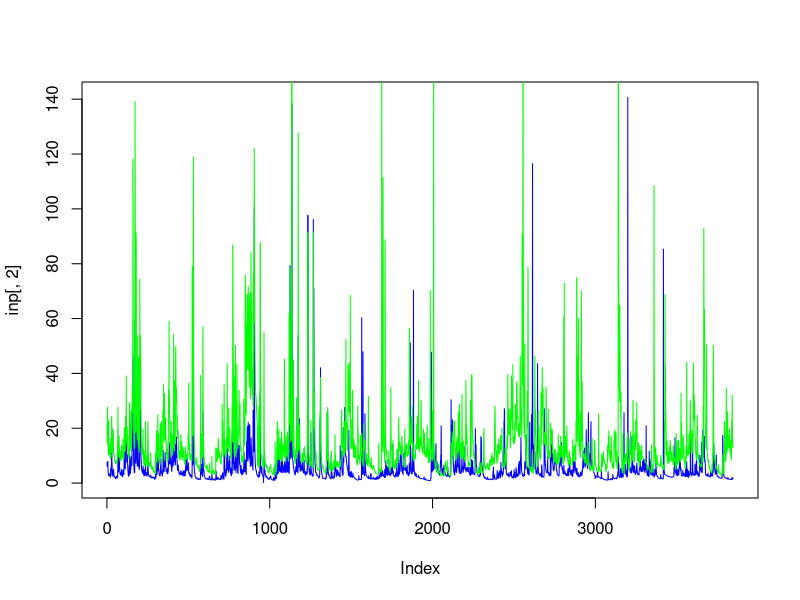
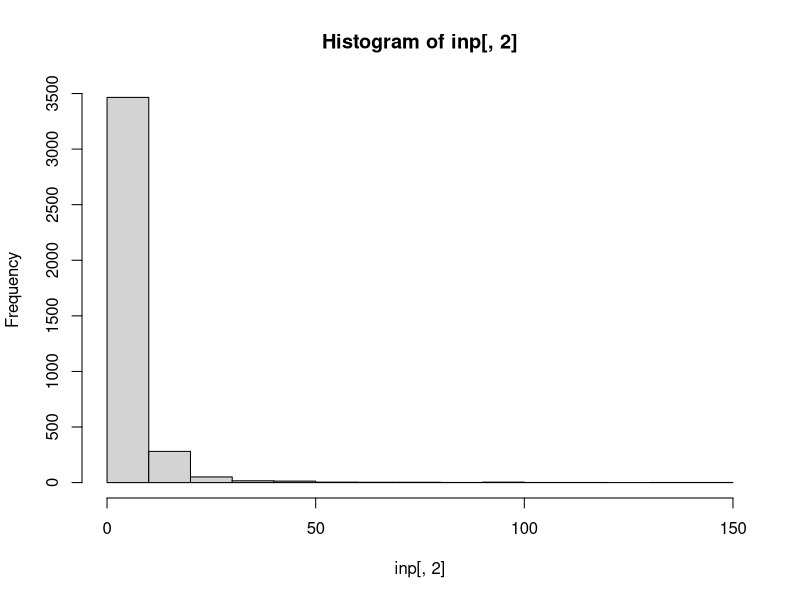
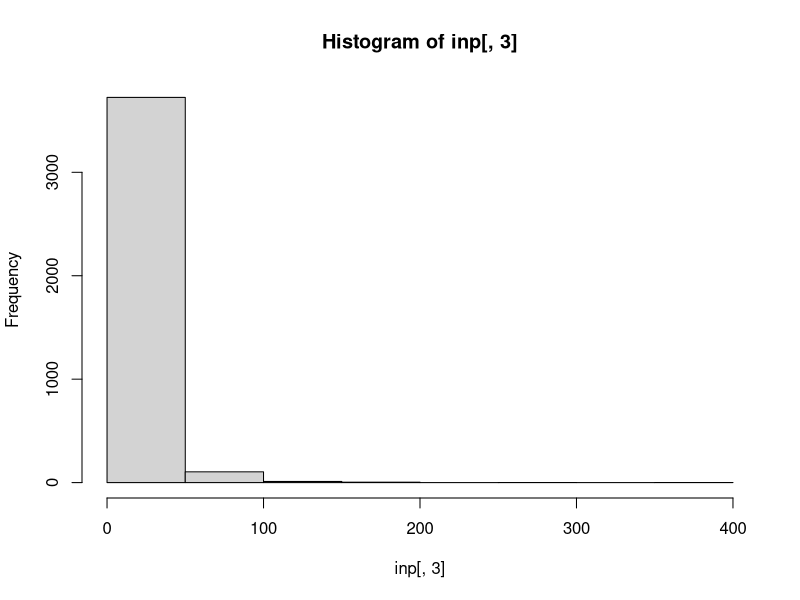
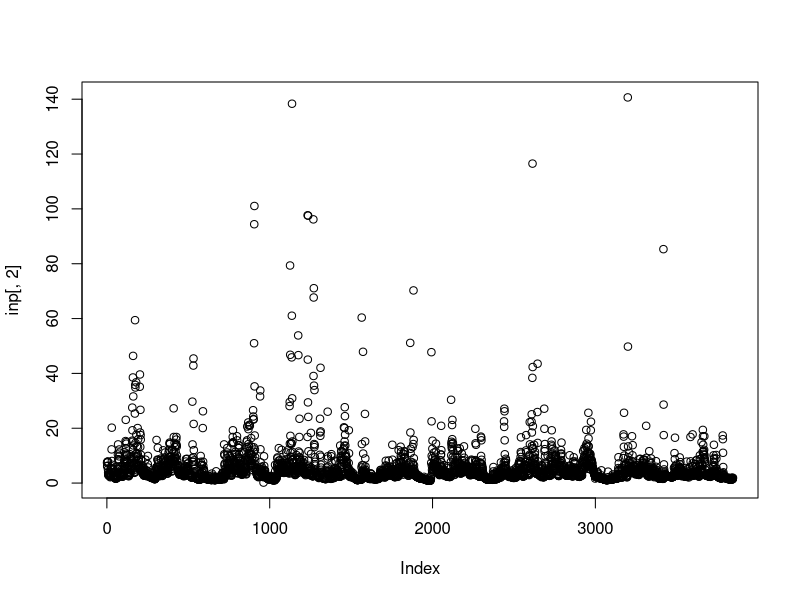
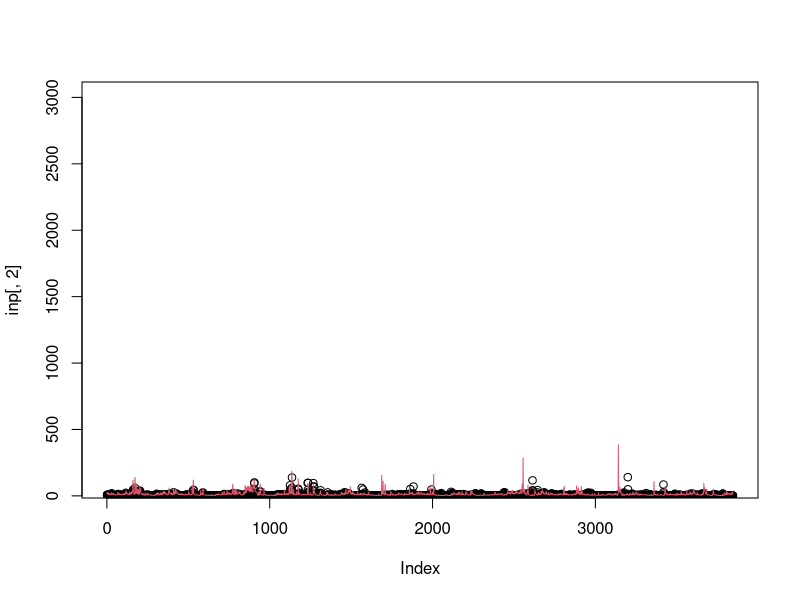
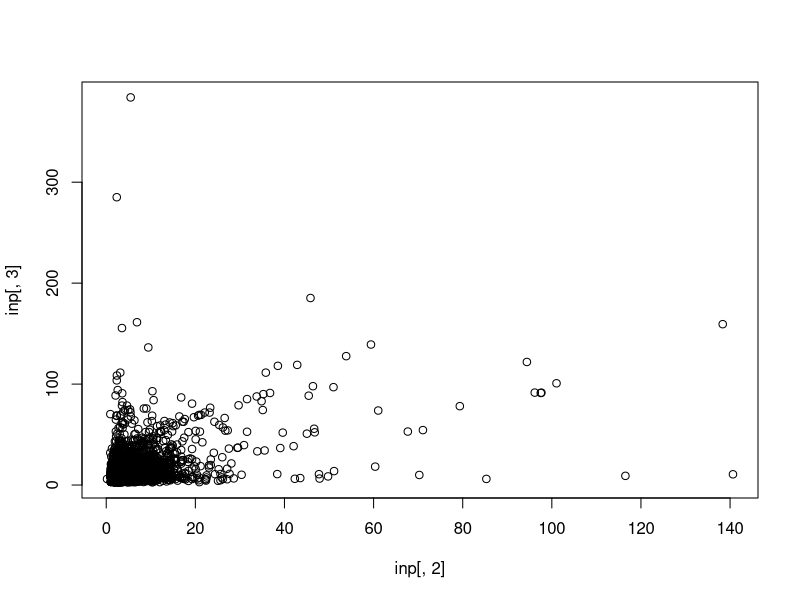
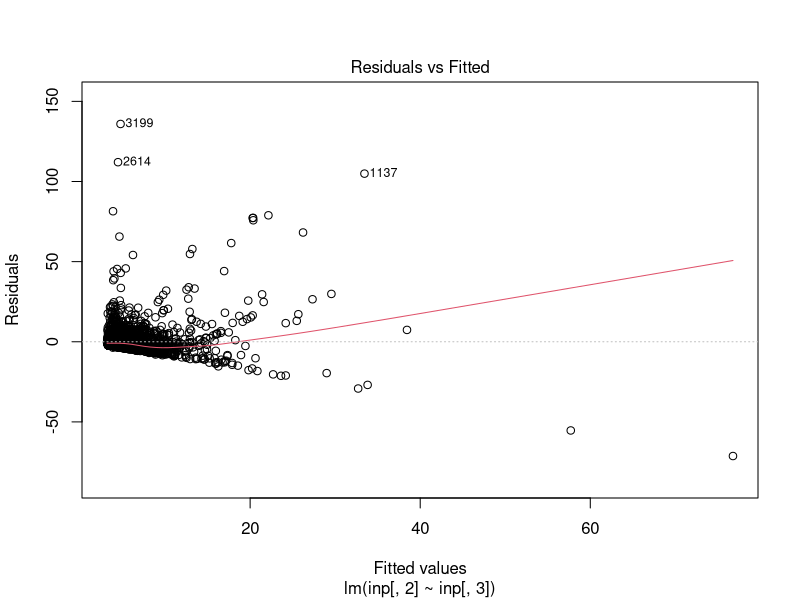
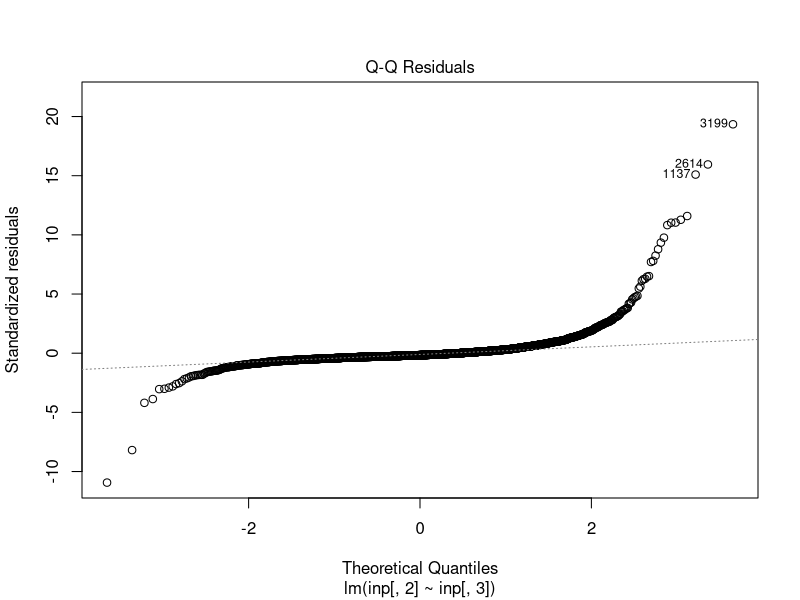

Source code (R) for these figures, in order:
inp <- read.csv("FDC.csv")
head(inp)

dim(inp)

inp[!complete.cases(inp),]

#newinp <- na.omit(inp)

plot(inp[,2],type = "l", col= "blue")
lines(inp[,3],col="green")

summary(inp[,2:3])

hist(inp[,2])
hist(inp[,3])

names(inp) <- c("fecha", "Estrella", "Banano")

attach(inp)
plot(inp[,2])

Tempdate <- strptime(inp[,1], format = "%d/%m/%Y")

MAQ_Estrella <- tapply(inp[,2], format(Tempdate, format="%Y"), FUN=sum)

MAQ_Banano <- tapply(inp[,3], format(Tempdate, format="%Y"), FUN=sum)


write.csv(rbind(MAQ_Estrella,MAQ_Banano), file="MAQ.csv")

plot(inp[,2], ylim=c(100,3000))
lines(inp[,3], col=2)

MAQ_Estrella <- tapply(inp[,2], format(Tempdate, format="%m"), FUN=sum)

MAQ_Banano <- tapply(inp[,3], format(Tempdate, format="%m"), FUN=sum)

#Analisis de correlación

corinp <- cor(inp[,2:3], method= "spearman")

plot(inp[,2], inp[,3])

inp.lm <- lm(inp[,2] ~ inp[,3], data=inp)

summary(inp.lm)

plot(inp.lm)

